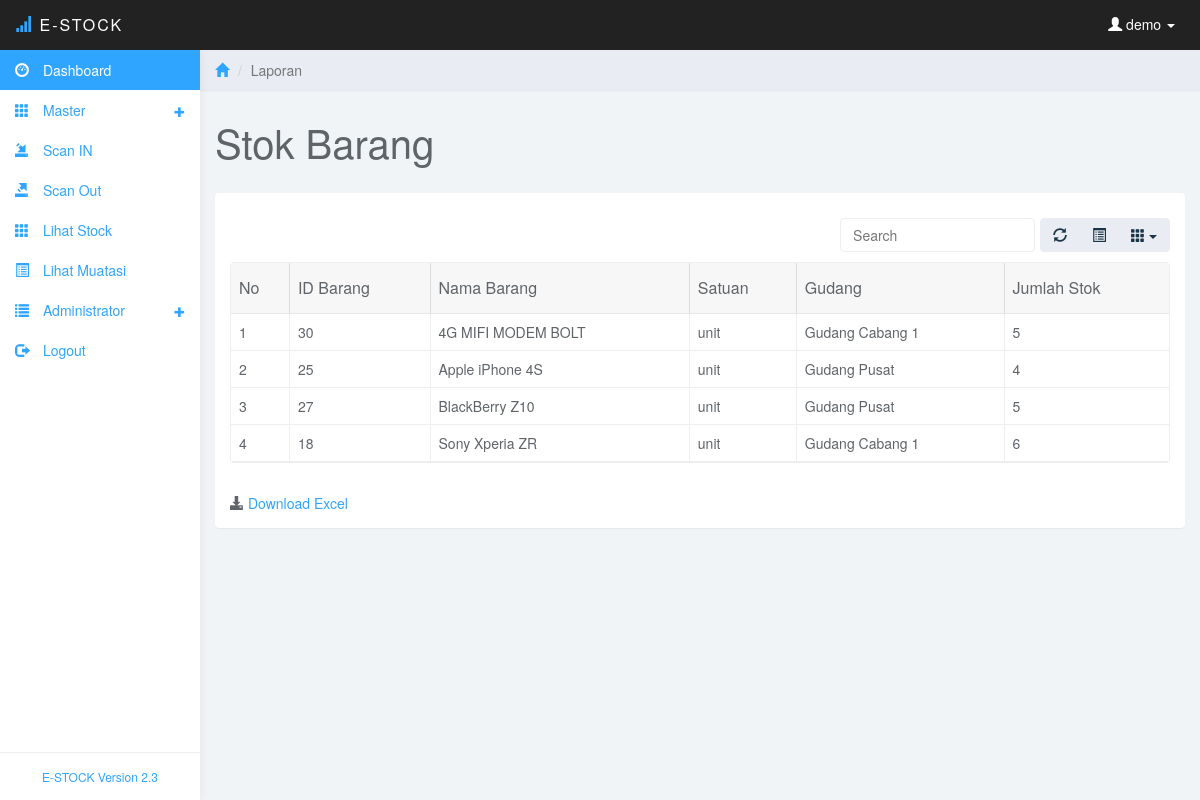
Page /laporan1.php (signed in) on the committed database.
### tables this page shows
CREATE TABLE IF NOT EXISTS `posisi` (
  `id_posisi` int(11) NOT NULL AUTO_INCREMENT,
  `id_barang` int(11) NOT NULL,
  `id_gudang` int(11) NOT NULL,
  `stok` int(11) NOT NULL,
  PRIMARY KEY (`id_posisi`)
);

CREATE TABLE IF NOT EXISTS `barang` (
  `id_barang` int(11) NOT NULL AUTO_INCREMENT,
  `nama_barang` varchar(50) NOT NULL,
  `satuan` varchar(10) NOT NULL,
  `harga_beli` int(11) NOT NULL,
  `harga_jual` int(11) NOT NULL,
  PRIMARY KEY (`id_barang`)
);

CREATE TABLE IF NOT EXISTS `gudang` (
  `id_gudang` int(11) NOT NULL AUTO_INCREMENT,
  `kode_gudang` varchar(20) NOT NULL,
  `nama_gudang` varchar(30) NOT NULL,
  PRIMARY KEY (`id_gudang`)
);

### laporan1.php (the view, shortened to what this page needs)
<?php
include ("koneksi/koneksi.php");
$pengguna=$_SESSION['username'];
?>
<!DOCTYPE html>
<html>
<head>
<link href="css/bootstrap.min.css" rel="stylesheet">
<link href="css/datepicker3.css" rel="stylesheet">
<link href="css/bootstrap-table.css" rel="stylesheet">
<link href="css/styles.css" rel="stylesheet">
</head>
<body>
	<nav class="navbar navbar-inverse navbar-fixed-top" role="navigation">
		<div class="container-fluid">
			<div class="navbar-header">
				<a class="navbar-brand" href="#"><span class="glyphicon glyphicon-signal"></span> E-Stock<span></span></a>
				<ul class="user-menu">
					<li class="dropdown pull-right">
						<a href="#" class="dropdown-toggle" data-toggle="dropdown"><span class="glyphicon glyphicon-user"></span>
						<?php
						echo " $pengguna";
						?>
						<span class="caret"></span></a>
					</li>
				</ul>
			</div>
		</div>
	</nav>
	<?php
	include("menu.php");
	?>
	<div class="col-sm-9 col-sm-offset-3 col-lg-10 col-lg-offset-2 main">
		<div class="row">
			<ol class="breadcrumb">
				<li><a href="#"><span class="glyphicon glyphicon-home"></span></a></li>
				<li class="active">Laporan</li>
			</ol>
		</div>
		<div class="row">
			<div class="col-lg-12">
				<h1 class="page-header">Stok Barang</h1>
			</div>
		</div>
		<div class="row">
			<div class="col-lg-12">
				<div class="panel panel-default">
					<div class="panel-body">
						<table data-toggle="table" data-url="tables/data1.json"  data-show-refresh="true" data-show-toggle="true" data-show-columns="true" data-search="true" data-select-item-name="toolbar1" data-pagination="false" data-sort-name="name" data-sort-order="asc">
						    <thead>
						    <tr>
								<th data-field="no" data-sortable="true">No</th>
						        <th data-field="idbarang"  data-sortable="true">ID Barang</th>
								<th data-field="namabarang"  data-sortable="true">Nama Barang</th>
						        <th data-field="satuan" data-sortable="true">Satuan</th>
								<th data-field="gudang" data-sortable="true">Gudang</th>
								<th data-field="stok" data-sortable="true">Jumlah Stok</th>
							</tr>
							</thead>
							<tbody>
							<?php
							if(substr($_SESSION['level'],0,6)=='gudang')
							{
								$sqlcari=mysqli_query($con,"select * from gudang where kode_gudang='$_SESSION[level]'");
								$dtcari=mysqli_fetch_array($sqlcari);
								$idgudang=$dtcari['id_gudang'];
								$sqlbarang="select b.id_barang, b.nama_barang,b.satuan, g.id_gudang, g.nama_gudang,p.stok from barang b, gudang g, posisi p where (b.id_barang=p.id_barang) and (g.id_gudang=p.id_gudang) and (p.id_gudang='$idgudang') order by b.nama_barang asc";
							}
							else
							{
								$sqlbarang="select b.id_barang, b.nama_barang,b.satuan, g.id_gudang, g.nama_gudang,p.stok from barang b, gudang g, posisi p where (b.id_barang=p.id_barang) and (g.id_gudang=p.id_gudang) order by b.nama_barang asc";
							}
							$querybarang=mysqli_query($con,$sqlbarang);
							$urut=1;
							while ($databarang=mysqli_fetch_array($querybarang))
							{
							$idbrg=$databarang['id_barang'];
							$namabrg=$databarang['nama_barang'];
							$satuan=$databarang['satuan'];
							$gudang=$databarang['nama_gudang'];
							$stok=$databarang['stok'];
							echo '
							<tr>
						        <td data-field="no"  data-sortable="true">'.$urut.'</td>
								<td data-field="idbarang"  data-sortable="true">'.$idbrg.'</td>
								<td data-field="namabarang"  data-sortable="true">'.$namabrg.'</td>
						        <td data-field="satuan" data-sortable="true">'.$satuan.'</td>
								<td data-field="gudang" data-sortable="true">'.$gudang.'</td>
								<td data-field="stok" data-sortable="true">'.$stok.'</td>
						    </tr>';
							$urut++;
							}
							?>
						    </tbody>
						</table>
					</div>
					<div class="panel-body"><span class="glyphicon glyphicon-download-alt"></span> <a href="download-stok.php">Download Excel</a></div>
				</div>
			</div>
		</div>
	</div>
</body>
</html>

### css/styles.css (style rules this page uses)
body { background: #f1f4f7; padding-top: 50px; color: #5f6468; }
a, a:hover, a:focus { color: #30a5ff; }
h1, h2, h3, h4, h5, h6 { color: #5f6468; }
h1 { font-weight: 300; font-size: 40px; }
.navbar-header .navbar-brand { color: #fff; font-size: 16px; text-transform: uppercase; font-weight: 500; letter-spacing: 2px; }
.navbar-header .navbar-brand span { color: #30a5ff; }
.panel { border: 0; }
.navbar { border: 0; }
.user-menu { display: inline-block; margin-top: 14px; margin-right: 10px; float: right; list-style: none; padding: 0; }
.user-menu a { color: #fff; }
@media (min-width: 768px) { .navbar-header { width: 100%; } }
.breadcrumb { border-radius: 0; padding: 10px 15px; background: #e9ecf2; box-shadow: 0 1px 1px rgba(0, 0, 0, .05); margin: 0 ; }
h1.page-header { margin-top: 30px; border-bottom: 0; }
.table { background: #fff; }

### rows in the picture
posisi: id_barang.id_barang "30", id_barang.nama_barang "4G MIFI MODEM BOLT", id_barang.satuan "unit", id_gudang.nama_gudang "Gudang Cabang 1", stok "5"
posisi: id_barang.id_barang "25", id_barang.nama_barang "Apple iPhone 4S", id_barang.satuan "unit", id_gudang.nama_gudang "Gudang Pusat", stok "4"
posisi: id_barang.id_barang "27", id_barang.nama_barang "BlackBerry Z10", id_barang.satuan "unit", id_gudang.nama_gudang "Gudang Pusat", stok "5"
posisi: id_barang.id_barang "18", id_barang.nama_barang "Sony Xperia ZR", id_barang.satuan "unit", id_gudang.nama_gudang "Gudang Cabang 1", stok "6"

### other values in the picture
$pengguna "demo"
